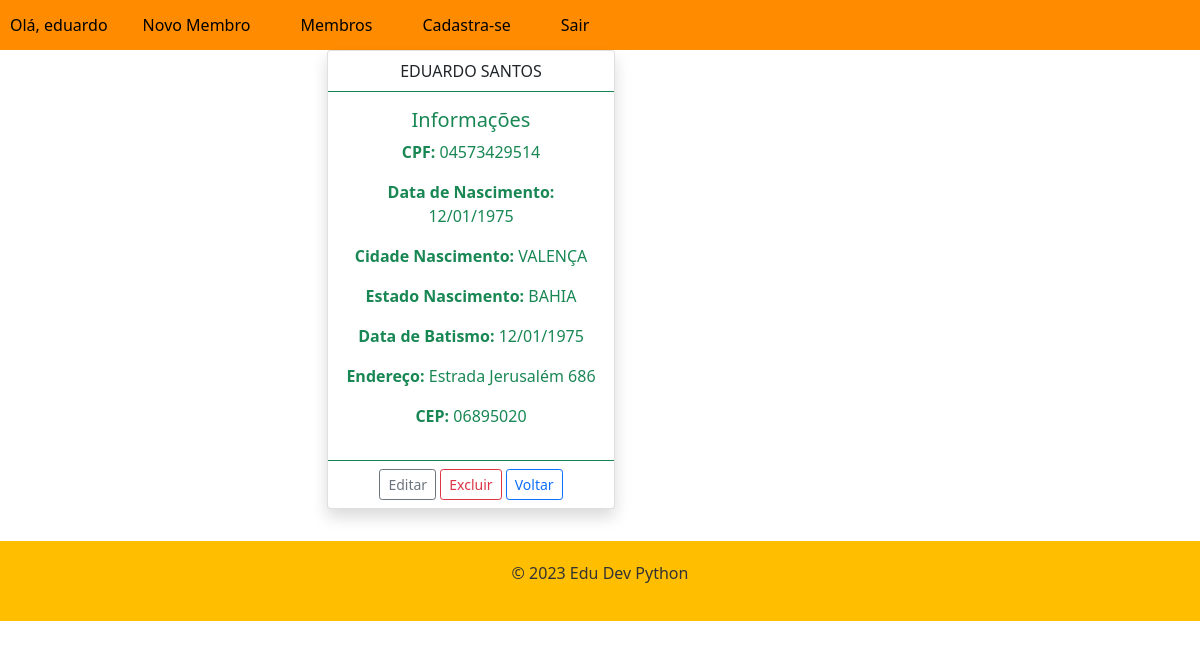
Screenshot of /member/18/ (signed in) with the database file from the repository.
### cadmember/models.py (models this page shows, shortened)
class Member(models.Model):
    id = models.AutoField(primary_key=True)
    name = models.CharField(max_length=200, blank=False, null=False, verbose_name='nome')
    cpf = models.CharField(max_length=11, blank=False, null=True, verbose_name="cpf")
    date_birth = models.DateField(null=False, blank=False, verbose_name='data_nascimento',default=" ")
    city_birth = models.ForeignKey(City, on_delete=models.PROTECT, related_name= 'cidade_nascimento', null=True)
    state_birth = models.ForeignKey(State, on_delete=models.PROTECT, related_name= "estado_nascimento", null= True)
    date_baptism = models.DateField(null=False, blank=False, verbose_name='data_batismo')
    address = models.CharField(max_length=200, blank=False, null=False, verbose_name='endereço')
    cep = models.CharField(max_length=8, blank=False, null=False, verbose_name='cep')

class City(models.Model):
    id = models.AutoField(primary_key=True)
    city = models.CharField(max_length=100, name='city')
    def __str__(self):
        return self.city

class State(models.Model):
    id = models.AutoField(primary_key=True)
    state = models.CharField(max_length=100, name='state')
    def __str__(self):
        return self.state

### cadmember/views.py (the view)
# urls.py: path('member/<int:pk>/', MemberDetailView.as_view(), name='member_detail'),
@method_decorator(login_required(login_url='login'), name='dispatch')
class MemberDetailView(DetailView):
     model = Member
     template_name ='member_detail.html'

### cadmember/templates/member_detail.html (shortened to what this page needs)
{% extends "base.html" %}
{% block content %}
    <head>
        <link href="https://cdn.jsdelivr.net/npm/bootstrap@5.0.2/dist/css/bootstrap.min.css" rel="stylesheet">
    </head>
    <div class="container">
        <div class="row">
            <div class="col-md-6 mx-auto text-center mb-3" >
                <div class="card text-bg-light mb-3 shadow" style="max-width: 18rem;">
                    <div class="card-header bg-transparent border-success">{{ object.name }}</div>
                    <div class="card-body text-success">
                        <h5 class="card-title">Informações</h5>
                        <p><strong>CPF:</strong> {{ object.cpf }}</p>
                        <p><strong>Data de Nascimento:</strong> {{ object.date_birth |date:"d/m/Y"}}</p>
                        <p><strong>Cidade Nascimento:</strong> {{ object.city_birth }}</p>
                        <p><strong>Estado Nascimento:</strong> {{ object.state_birth }}</p>
                        <p><strong>Data de Batismo:</strong> {{ object.date_baptism |date:"d/m/Y"}}</p>
                        <p><strong>Endereço:</strong> {{ object.address }}</p>
                        <p><strong>CEP:</strong> {{ object.cep }}</p>
                    </div>
                    <div class="card-footer bg-transparent border-success">
                        <a href="{% url 'member_update' pk=member.pk %}" class="btn btn-outline-secondary btn-sm">Editar</a>
                        <a href="{% url 'member_delete' pk=member.pk%}"  class="btn btn-outline-danger btn-sm">Excluir</a>
                        <a href="{% url 'members_list' %}" class="btn btn-outline-primary btn-sm">Voltar</a>
                    </div>
                </div>
            </div>
        </div>
    </div>
{% endblock content %}

### app/templates/base.html (shortened to what this page needs)
{% load static %}
<!DOCTYPE html>
<html lang="en">
<head>
  <link rel="stylesheet" href="{% static 'css/base.css' %}">
</head>
<body>
  <header>
    <nav>
     <ul>
        {% if user.is_authenticated%}
        <li>Olá, {{user.username }}</li>
        <li><a href="{% url 'new_member' %}">Novo Membro</a></li>
        <li><a href="{% url 'members_list' %}">Membros</a></li>
        <li><a href="{% url 'register' %}">Cadastra-se</a></li>
        {% endif%}
        {% if user.is_authenticated %}
        <li><a href="{% url 'logout' %}">Sair</a></li>
        {% endif %}
      </ul>
    </nav>
  </header>
  <main>
    {% block content %}
    {% endblock %}
  </main>
  <footer>
    <p>&copy; 2023 Edu Dev Python</p>
  </footer>
</body>
</html>

### static/css/base.css (style rules this page uses)
body { background-color: #f7f7f7; color: #333; margin: 0; padding: 0; }
header { background-color: #0096c7; color: #000000; text-align: center; }
footer { background-color: #ffbf00; color: #333; padding: 20px; text-align: center; }
nav { background-color: #ff8c00; color: #000000; height: 50px; display: flex; justify-content: space-between; align-items: center; }
nav ul { list-style: none; margin: 0; padding: 0; display: flex; }
nav ul li { margin: 0 10px; }
nav ul li a { color: #000000; text-decoration: none; font-size: 16px; padding: 15px; transition: all 0.3s ease; }

### rows the page displays
Member: name "EDUARDO SANTOS", cpf "04573429514", date_birth "12/01/1975", city_birth "VALENÇA", state_birth "BAHIA", date_baptism "12/01/1975", address "Estrada Jerusalém 686", cep "06895020"

### other values shown
{{ user.username }} "eduardo"
